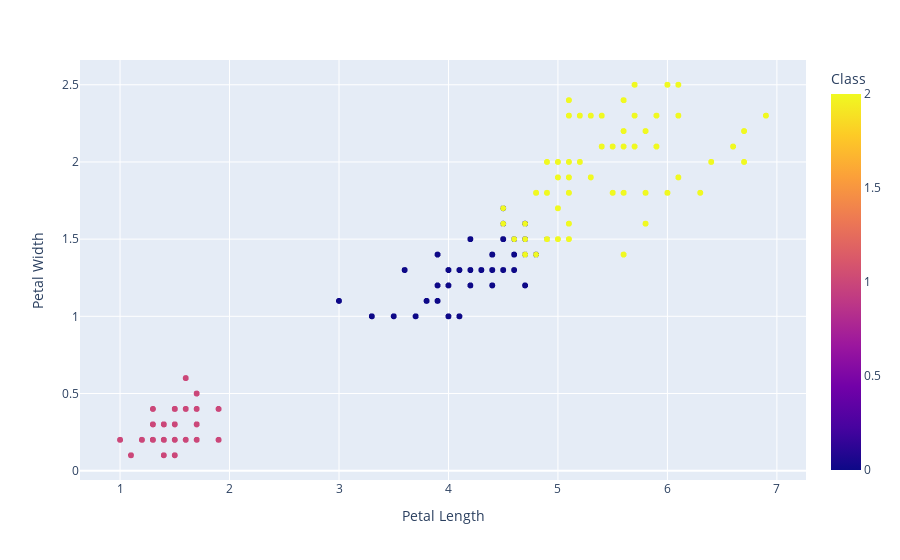

Notebook code for this chart:
### Code cell
classes_2 = Tester_2.predict_and_plot()

### Figure 1 — Plotly figure (JSON) as saved in the notebook; plotly's stock layout.template omitted (floating-point values rounded to 4 significant figures; data arrays with more than 128 entries replaced by an {"elided": "..."} marker saying what was removed)
{"data": [{"hovertemplate": "Petal Length=%{x}<br>Petal Width=%{y}<br>Class=%{marker.color}<extra></extra>", "legendgroup": "", "marker": {"color": {"elided": "4503 int values"}, "coloraxis": "coloraxis", "symbol": "circle"}, "mode": "markers", "name": "", "showlegend": false, "type": "scattergl", "x": {"elided": "4503 float values"}, "xaxis": "x", "y": {"elided": "4503 float values"}, "yaxis": "y"}], "layout": {"coloraxis": {"colorbar": {"title": {"text": "Class"}}, "colorscale": [[0, "#0d0887"], [0.1111, "#46039f"], [0.2222, "#7201a8"], [0.3333, "#9c179e"], [0.4444, "#bd3786"], [0.5556, "#d8576b"], [0.6667, "#ed7953"], [0.7778, "#fb9f3a"], [0.8889, "#fdca26"], [1, "#f0f921"]]}, "legend": {"tracegroupgap": 0}, "margin": {"t": 60}, "xaxis": {"anchor": "y", "domain": [0, 1], "title": {"text": "Petal Length"}}, "yaxis": {"anchor": "x", "domain": [0, 1], "title": {"text": "Petal Width"}}}}
